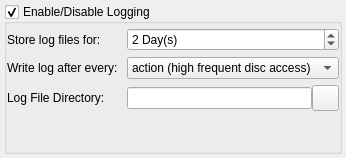
       <widget class="QWidget" name="page_5">
        <layout class="QGridLayout" name="gridLayout_21">
         <property name="margin">
          <number>4</number>
         </property>
         <property name="spacing">
          <number>0</number>
         </property>
         <item row="0" column="0">
          <widget class="QGroupBox" name="groupBox_logOnOff">
           <property name="title">
            <string>Enable/Disable Logging</string>
           </property>
           <property name="checkable">
            <bool>true</bool>
           </property>
           <property name="checked">
            <bool>true</bool>
           </property>
           <layout class="QGridLayout" name="gridLayout_20">
            <property name="leftMargin">
             <number>0</number>
            </property>
            <property name="topMargin">
             <number>4</number>
            </property>
            <property name="rightMargin">
             <number>0</number>
            </property>
            <property name="bottomMargin">
             <number>0</number>
            </property>
            <item row="1" column="0">
             <widget class="QLabel" name="label_39">
              <property name="sizePolicy">
               <sizepolicy hsizetype="Minimum" vsizetype="Preferred">
                <horstretch>0</horstretch>
                <verstretch>0</verstretch>
               </sizepolicy>
              </property>
              <property name="text">
               <string>Write log after every: </string>
              </property>
              <property name="wordWrap">
               <bool>false</bool>
              </property>
              <property name="buddy">
               <cstring>comboBox_logInterval</cstring>
              </property>
             </widget>
            </item>
            <item row="1" column="1">
             <widget class="QComboBox" name="comboBox_logInterval">
              <property name="sizePolicy">
               <sizepolicy hsizetype="Expanding" vsizetype="Fixed">
                <horstretch>0</horstretch>
                <verstretch>0</verstretch>
               </sizepolicy>
              </property>
              <item>
               <property name="text">
                <string>action (high frequent disc access)</string>
               </property>
              </item>
              <item>
               <property name="text">
                <string>hand (medium disc access)</string>
               </property>
              </item>
              <item>
               <property name="text">
                <string>game (low disc access)</string>
               </property>
              </item>
             </widget>
            </item>
            <item row="2" column="0">
             <widget class="QLabel" name="label_29">
              <property name="sizePolicy">
               <sizepolicy hsizetype="Minimum" vsizetype="Preferred">
                <horstretch>0</horstretch>
                <verstretch>0</verstretch>
               </sizepolicy>
              </property>
              <property name="text">
               <string>Log File Directory: </string>
              </property>
              <property name="buddy">
               <cstring>lineEdit_logDir</cstring>
              </property>
             </widget>
            </item>
            <item row="2" column="1">
             <layout class="QHBoxLayout">
              <property name="spacing">
               <number>0</number>
              </property>
              <item>
               <widget class="QLineEdit" name="lineEdit_logDir">
                <property name="inputMethodHints">
                 <set>Qt::ImhNoPredictiveText</set>
                </property>
               </widget>
              </item>
              <item>
               <widget class="QPushButton" name="pushButton_openLogDir">
                <property name="minimumSize">
                 <size>
                  <width>27</width>
                  <height>26</height>
                 </size>
                </property>
                <property name="maximumSize">
                 <size>
                  <width>27</width>
                  <height>26</height>
                 </size>
                </property>
                <property name="icon">
                 <iconset resource="../resources/pokerth.qrc">
                  <normaloff>:/gfx/document-open-folder.png</normaloff>:/gfx/document-open-folder.png</iconset>
                </property>
               </widget>
              </item>
             </layout>
            </item>
            <item row="0" column="0">
             <widget class="QLabel" name="label_27">
              <property name="sizePolicy">
               <sizepolicy hsizetype="Minimum" vsizetype="Preferred">
                <horstretch>0</horstretch>
                <verstretch>0</verstretch>
               </sizepolicy>
              </property>
              <property name="text">
               <string>Store log files for:</string>
              </property>
              <property name="buddy">
               <cstring>spinBox_logStoreDuration</cstring>
              </property>
             </widget>
            </item>
            <item row="0" column="1">
             <widget class="QSpinBox" name="spinBox_logStoreDuration">
              <property name="sizePolicy">
               <sizepolicy hsizetype="Expanding" vsizetype="Fixed">
                <horstretch>0</horstretch>
                <verstretch>0</verstretch>
               </sizepolicy>
              </property>
              <property name="suffix">
               <string> Day(s)</string>
              </property>
              <property name="minimum">
               <number>1</number>
              </property>
              <property name="maximum">
               <number>3650</number>
              </property>
              <property name="value">
               <number>2</number>
              </property>
             </widget>
            </item>
            <item row="3" column="0" colspan="2">
             <spacer name="verticalSpacer">
              <property name="orientation">
               <enum>Qt::Vertical</enum>
              </property>
              <property name="sizeHint" stdset="0">
               <size>
                <width>20</width>
                <height>40</height>
               </size>
              </property>
             </spacer>
            </item>
           </layout>
          </widget>
         </item>
        </layout>
       </widget>
